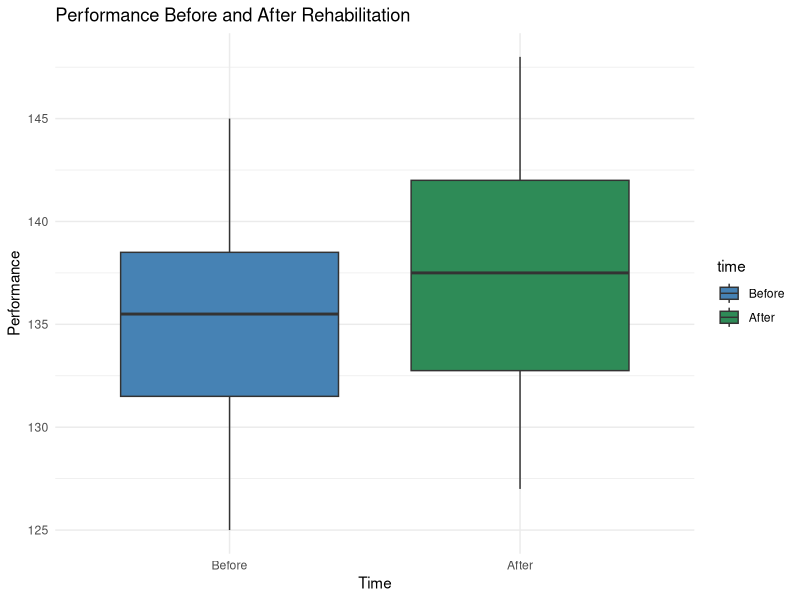
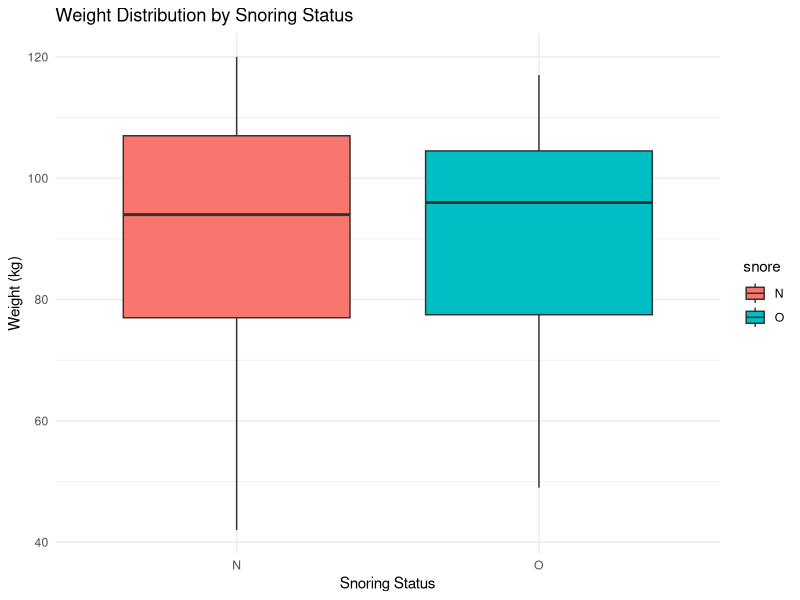
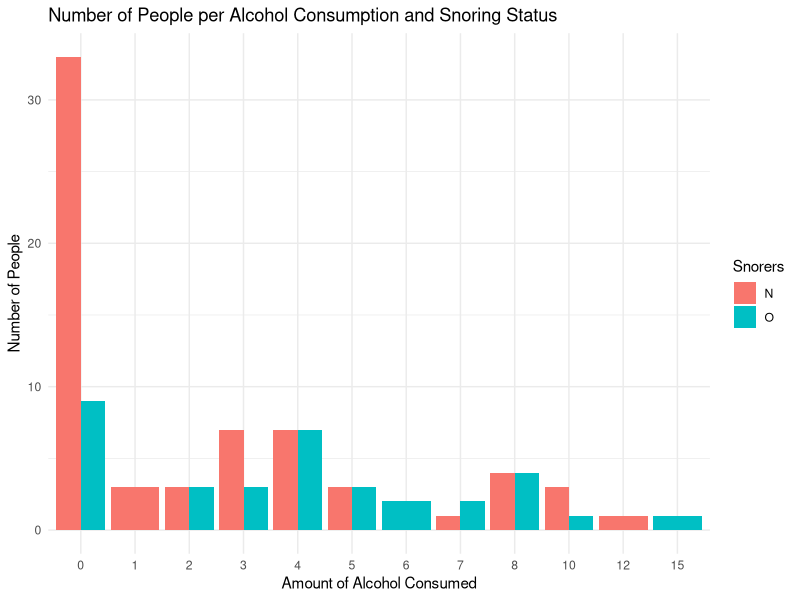
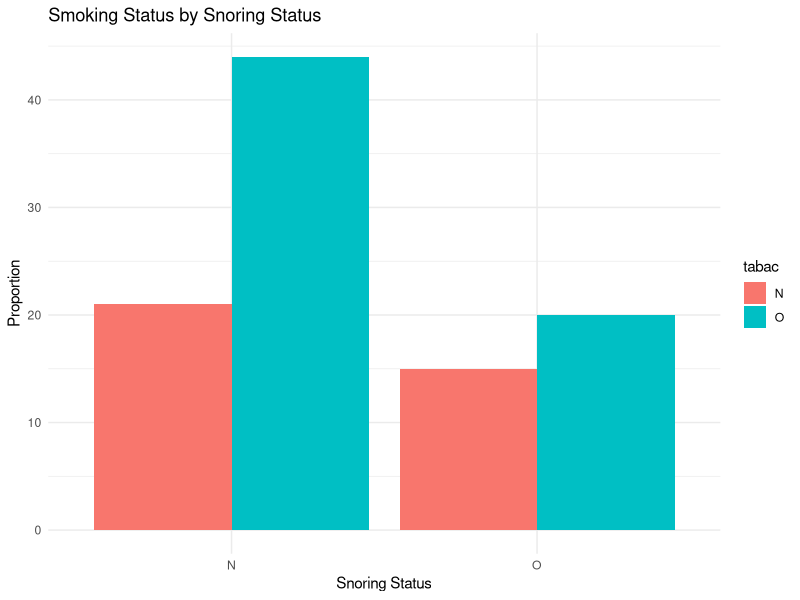
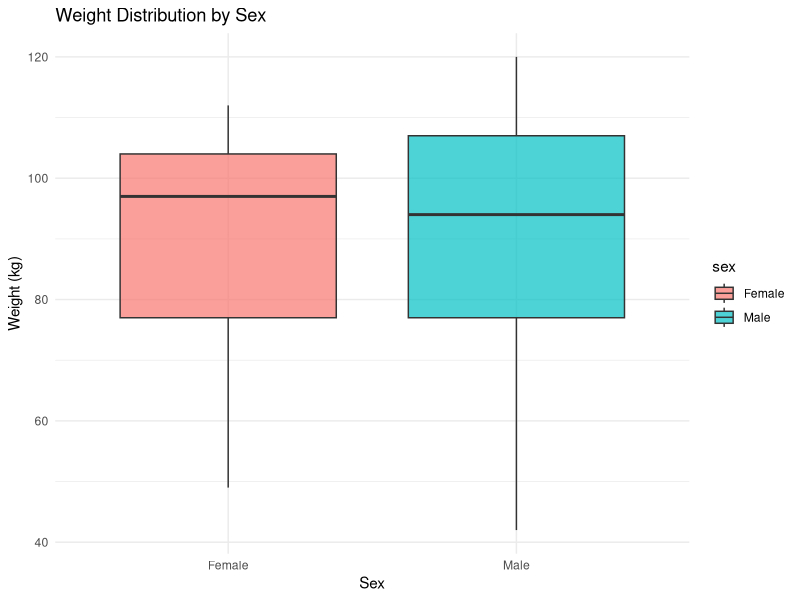
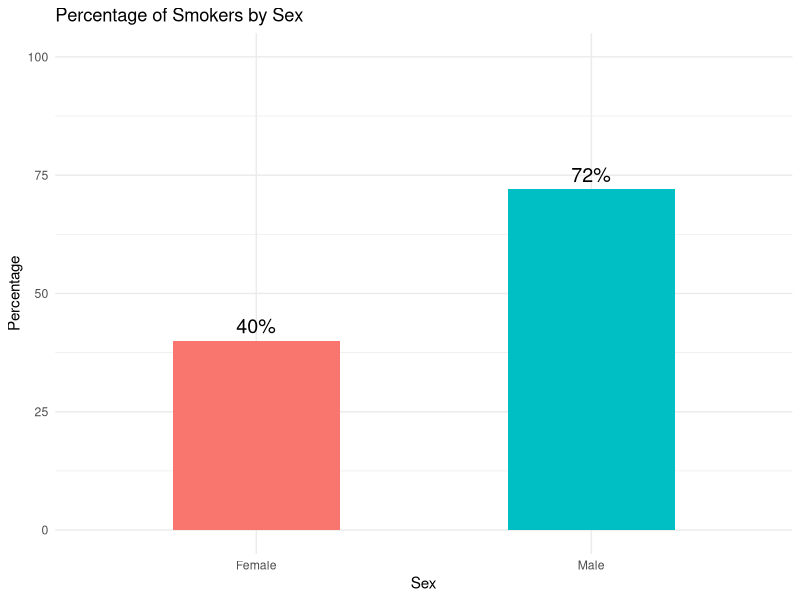
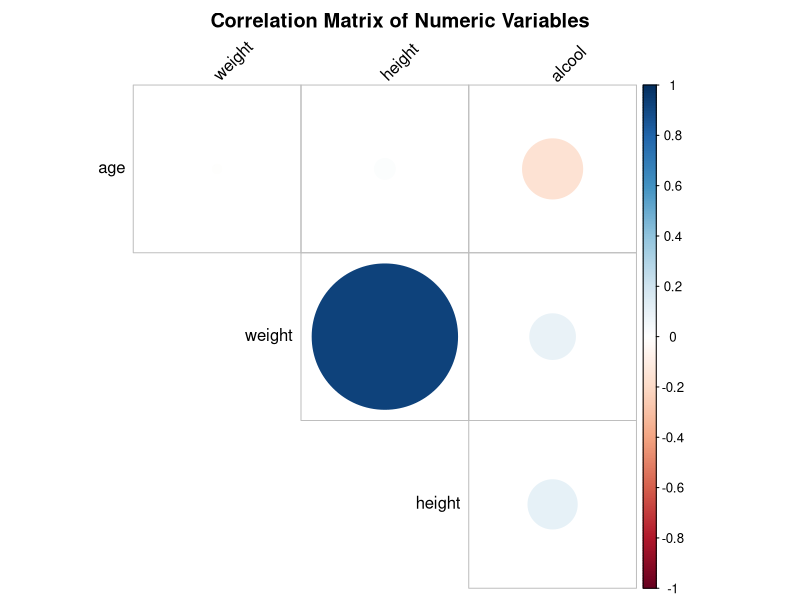

Write the R code that produced these figures, in order.
## ---- chunk 1
# Import of all the libraries I'll need in this homework
knitr::opts_chunk$set(echo = TRUE)
library(ggplot2)
library(dplyr)
library(here)
library(tidyr)
library(corrplot)

## ---- chunk 2
# Load data
data_prepost <- read.csv("Datas/PrePost.csv")
print(data_prepost)
## ---- chunk 3
# Load PrePost data
data_prepost <- read.csv("Datas/PrePost.csv")


# Create ID variable for pairing
data_prepost$ID <- rep(1:(nrow(data_prepost)/2), times = 2)


# Ensure Before → After order
data_prepost$time <- factor(data_prepost$time, levels = c("Before", "After"), ordered = TRUE)


# Separate vectors for paired test
before <- data_prepost$perf[data_prepost$time == "Before"]
after <- data_prepost$perf[data_prepost$time == "After"]


# Paired t-test
paired_test <- t.test(before, after, paired = TRUE)
paired_test
## ---- chunk 4
# Boxplot with forced order

ggplot(data_prepost, aes(x = time, y = perf, fill = time)) +
geom_boxplot() +
scale_fill_manual(values = c("Before" = "steelblue", "After" = "seagreen")) +
labs(title = "Performance Before and After Rehabilitation",
x = "Time",
y = "Performance") +
scale_x_discrete(limits = c("Before", "After")) +
theme_minimal()
## ---- chunk 5
data_snore <- read.table("Datas/snore.txt", header = TRUE)
head(data_snore)
## ---- chunk 6
# Box plot of weight by snoring status
ggplot(data_snore, aes(x = snore, y = weight, fill = snore)) +
  geom_boxplot() +
  labs(title = "Weight Distribution by Snoring Status",
       x = "Snoring Status",
       y = "Weight (kg)") +
  theme_minimal()

# Summary statistics
data_snore %>%
  group_by(snore) %>%
  summarise(mean_weight = mean(weight, na.rm = TRUE),
            median_weight = median(weight, na.rm = TRUE),
            sd_weight = sd(weight, na.rm = TRUE))
## ---- chunk 7
# Bar plot of drinking status by snoring status
ggplot(data_snore, aes(x = factor(alcool), fill = factor(snore))) +
  geom_bar(position = "dodge") +
  labs(title = "Number of People per Alcohol Consumption and Snoring Status",
       x = "Amount of Alcohol Consumed",
       y = "Number of People",
       fill = "Snorers") +
  theme_minimal()

# Bar plot of smoking status by snoring status
ggplot(data_snore, aes(x = snore, fill = tabac)) +
  geom_bar(position = "dodge") +
  labs(title = "Smoking Status by Snoring Status",
       x = "Snoring Status",
       y = "Proportion") +
  theme_minimal()
## ---- chunk 8
data_snore$sex <- ifelse(data_snore$sex == "H", "Male", "Female")

ggplot(data_snore, aes(x = sex, y = weight, fill = sex)) +
  geom_boxplot(alpha = 0.7) +
  labs(title = "Weight Distribution by Sex",
       x = "Sex",
       y = "Weight (kg)") +
  theme_minimal()

# Summary statistics
data_snore %>%
  group_by(sex) %>%
  summarise(
    count = n(),
    mean = mean(weight, na.rm = TRUE),
    sd = sd(weight, na.rm = TRUE),
    min = min(weight, na.rm = TRUE),
    Q1 = quantile(weight, 0.25, na.rm = TRUE),
    median = median(weight, na.rm = TRUE),
    Q3 = quantile(weight, 0.75, na.rm = TRUE),
    max = max(weight, na.rm = TRUE)
  )
## ---- chunk 9
# Calculate percentage of smokers by sex
smoking_percent <- data_snore %>%
  group_by(sex) %>%
  summarise(percent_smoker = mean(tabac == "O") * 100, .groups = "drop") %>%
  complete(sex, fill = list(percent_smoker = 0))

# Side-by-side bar plot
ggplot(smoking_percent, aes(x = sex, y = percent_smoker, fill = sex)) +
  geom_col(width = 0.5) +
  geom_text(aes(label = paste0(round(percent_smoker, 1), "%")),
            vjust = -0.5, size = 5) +
  coord_cartesian(ylim = c(0, 100)) +
  labs(title = "Percentage of Smokers by Sex",
       x = "Sex",
       y = "Percentage") +
  theme_minimal() +
  theme(legend.position = "none")
## ---- chunk 10
numeric_vars <- data_snore %>% select(where(is.numeric))

cor_matrix <- cor(numeric_vars, use = "complete.obs")

corrplot(
  cor_matrix,
  method = "circle",      
  type = "upper",        
  diag = FALSE,          
  tl.col = "black",      
  tl.srt = 45,        
  title = "Correlation Matrix of Numeric Variables",
  mar = c(0,0,2,0)    
)
